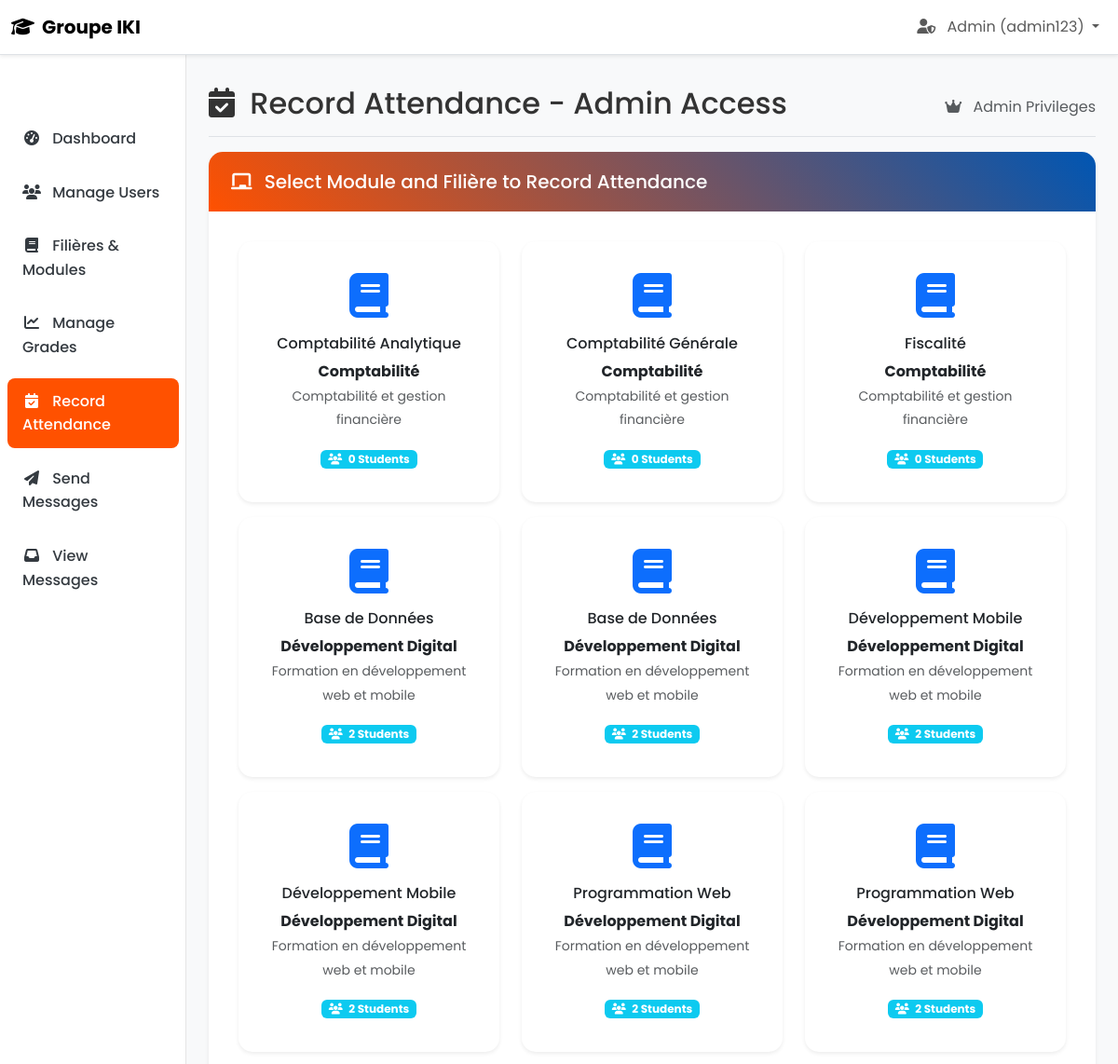
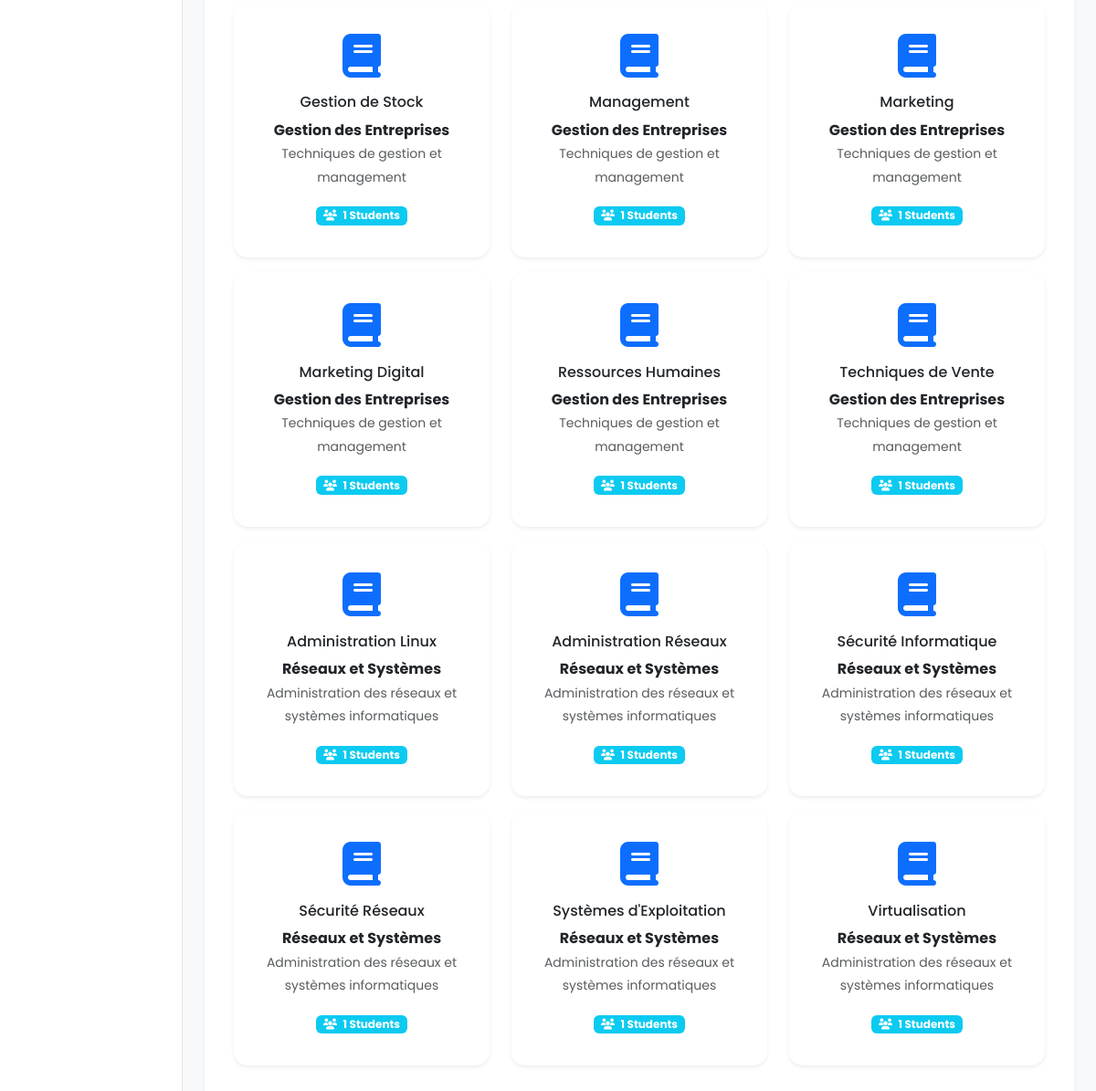
Page /record_absence.php (signed in) on the committed database (2 pictures, top to bottom).
### tables this page shows
CREATE TABLE `modules` (
  `id` int(11) NOT NULL,
  `name` varchar(100) NOT NULL,
  `filiere_id` int(11) DEFAULT NULL,
  `type` enum('standard','pfe','stage') DEFAULT 'standard',
  `created_at` timestamp NOT NULL DEFAULT current_timestamp()
);

CREATE TABLE `filieres` (
  `id` int(11) NOT NULL,
  `name` varchar(100) NOT NULL,
  `description` text DEFAULT NULL,
  `created_at` timestamp NOT NULL DEFAULT current_timestamp()
);

### record_absence.php (the view, shortened to what this page needs)
<?php
$user_cni = $_SESSION['user_cni'];
$user_role = $_SESSION['role'];
$host = 'localhost';
$dbname = 'groupe_iki';
$username = 'root';
$db_password = '';
try {
    $pdo = new PDO("mysql:host=$host;dbname=$dbname;charset=utf8", $username, $db_password);
    $pdo->setAttribute(PDO::ATTR_ERRMODE, PDO::ERRMODE_EXCEPTION);
} catch (PDOException $e) {
    $error_message = 'Database connection failed: ' . $e->getMessage();
}
$navbar_color = $user_role === 'admin' ? 'bg-primary' : 'bg-success';
$user_icon = $user_role === 'admin' ? 'fa-user-shield' : 'fa-chalkboard-teacher';
$dashboard_link = $user_role === 'admin' ? 'dashboard_admin.php' : 'dashboard_teacher.php';
?>
<!DOCTYPE html>
<html lang="en">
<head>
    <link href="https://cdn.jsdelivr.net/npm/bootstrap@5.3.0/dist/css/bootstrap.min.css" rel="stylesheet">
    <link href="https://cdnjs.cloudflare.com/ajax/libs/font-awesome/6.4.0/css/all.min.css" rel="stylesheet">
    <link href="css/styles.css" rel="stylesheet">
</head>
<body class="dashboard-page">
    <nav class="navbar navbar-expand-lg navbar-light bg-white fixed-top border-bottom shadow-sm <?php echo $navbar_color; ?>">
        <div class="container-fluid">
            <a class="navbar-brand d-flex align-items-center" href="<?php echo $dashboard_link; ?>">
                <i class="fas fa-graduation-cap me-2"></i>
                <span class="fw-bold">Groupe IKI</span>
            </a>
            <div class="collapse navbar-collapse" id="navbarNav">
                <ul class="navbar-nav ms-auto">
                    <li class="nav-item dropdown">
                        <a class="nav-link dropdown-toggle" href="#" id="userDropdown" role="button" data-bs-toggle="dropdown">
                            <i class="fas <?php echo $user_icon; ?> me-2"></i>
                            <?php echo ucfirst($user_role); ?> (<?php echo htmlspecialchars($user_cni); ?>)
                        </a>
                    </li>
                </ul>
            </div>
        </div>
    </nav>
    <div class="container-fluid">
        <div class="row">
            <nav class="col-md-3 col-lg-2 d-md-block sidebar collapse" id="sidebar">
                <div class="position-sticky pt-3">
                    <ul class="nav flex-column">
                        <li class="nav-item">
                            <a class="nav-link" href="<?php echo $dashboard_link; ?>">
                                <i class="fas fa-tachometer-alt me-2"></i>
                                Dashboard
                            </a>
                        </li>
                        <?php if ($user_role === 'admin'): ?>
                        <li class="nav-item">
                            <a class="nav-link" href="manage_users.php">
                                <i class="fas fa-users me-2"></i>
                                Manage Users
                            </a>
                        </li>
                        <li class="nav-item">
                            <a class="nav-link" href="manage_filieres_modules.php">
                                <i class="fas fa-book me-2"></i>
                                Filières & Modules
                            </a>
                        </li>
                        <?php endif; ?>
                        <li class="nav-item">
                            <a class="nav-link" href="manage_grades.php">
                                <i class="fas fa-chart-line me-2"></i>
                                Manage Grades
                            </a>
                        </li>
                        <li class="nav-item">
                            <a class="nav-link active" href="record_absence.php">
                                <i class="fas fa-calendar-check me-2"></i>
                                Record Attendance
                            </a>
                        </li>
                        <li class="nav-item">
                            <a class="nav-link" href="send_message.php">
                                <i class="fas fa-paper-plane me-2"></i>
                                Send Messages
                            </a>
                        </li>
                        <li class="nav-item">
                            <a class="nav-link" href="view_messages.php">
                                <i class="fas fa-inbox me-2"></i>
                                View Messages
                            </a>
                        </li>
                    </ul>
                </div>
            </nav>
            <main class="col-md-9 ms-sm-auto col-lg-10 px-md-4 main-content">
                <div class="d-flex justify-content-between flex-wrap flex-md-nowrap align-items-center pt-3 pb-2 mb-3 border-bottom">
                    <h1 class="h2">
                        <i class="fas fa-calendar-check me-2"></i>
                        Record Attendance
                        <?php if ($user_role === 'teacher'): ?>
                        - <?php echo date('d/m/Y'); ?>
                        <?php else: ?>
                        - Admin Access
                        <?php endif; ?>
                    </h1>
                    <div class="text-muted">
                        <?php if ($user_role === 'teacher'): ?>
                        <i class="fas fa-clock me-2"></i>
                        Current Time: <?php echo date('H:i'); ?>
                        <?php else: ?>
                        <i class="fas fa-crown me-2"></i>
                        Admin Privileges
                        <?php endif; ?>
                    </div>
                </div>
                <?php if ($user_role === 'admin' && (!isset($_GET['module_id']) || !isset($_GET['filiere_id']))): ?>
                <div class="row">
                    <div class="col-12">
                        <div class="card">
                            <div class="card-header">
                                <h5 class="card-title mb-0">
                                    <i class="fas fa-chalkboard me-2"></i>
                                    Select Module and Filière to Record Attendance
                                </h5>
                            </div>
                            <div class="card-body">
                                <?php
                                try {
                                    $stmt = $pdo->query("
                                        SELECT
                                            m.id as module_id,
                                            m.name as module_name,
                                            f.id as filiere_id,
                                            f.name as filiere_name,
                                            f.description as filiere_description,
                                            COUNT(s.cni) as student_count
                                        FROM modules m
                                        JOIN filieres f ON m.filiere_id = f.id
                                        LEFT JOIN students s ON s.filiere_id = f.id
                                        WHERE m.type NOT IN ('pfe', 'stage')
                                        GROUP BY m.id, f.id
                                        ORDER BY f.name, m.name
                                    ");
                                    $modules = $stmt->fetchAll(PDO::FETCH_ASSOC);
                                    if (empty($modules)): ?>
                                    <div class="alert alert-warning">
                                        <i class="fas fa-exclamation-triangle me-2"></i>
                                        <strong>No modules found!</strong> Please contact the administrator to set up modules and filieres.
                                    </div>
                                    <?php else: ?>
                                    <div class="row">
                                        <?php foreach ($modules as $module): ?>
                                        <div class="col-md-6 col-lg-4 mb-3">
                                            <div class="card h-100 module-card" style="cursor: pointer;"
                                                 onclick="selectModule(<?php echo $module['module_id']; ?>, <?php echo $module['filiere_id']; ?>)">
                                                <div class="card-body text-center">
                                                    <div class="mb-3">
                                                        <i class="fas fa-book fa-3x text-primary"></i>
                                                    </div>
                                                    <h6 class="card-title"><?php echo htmlspecialchars($module['module_name']); ?></h6>
                                                    <p class="card-text">
                                                        <strong><?php echo htmlspecialchars($module['filiere_name']); ?></strong><br>
                                                        <small class="text-muted"><?php echo htmlspecialchars($module['filiere_description']); ?></small>
                                                    </p>
                                                    <span class="badge bg-info">
                                                        <i class="fas fa-users me-1"></i>
                                                        <?php echo $module['student_count']; ?> Students
                                                    </span>
                                                </div>
                                            </div>
                                        </div>
                                        <?php endforeach; ?>
                                    </div>
                                    <?php endif; ?>
                                <?php } catch (PDOException $e) { ?>
                                <div class="alert alert-danger">
                                    <i class="fas fa-exclamation-triangle me-2"></i>
                                    Error loading modules: <?php echo htmlspecialchars($e->getMessage()); ?>
                                </div>
                                <?php } ?>
                            </div>
                        </div>
                    </div>
                </div>
                <?php endif; ?>
            </main>
        </div>
    </div>
</body>
</html>

### css/styles.css (style rules this page uses)
* { margin: 0; padding: 0; box-sizing: border-box; }
body { font-family: "Poppins", sans-serif; line-height: 1.6; color: #333; background-color: #f8f9fa; }
:root { --primary-color: #ff5100; --secondary-color: #003d72; --success-color: #28a745; --info-color: #17a2b8; --warning-color: #ffc107; --danger-color: #dc3545; --light-color: #f8f9fa; --dark-color: #343a40; --white: #ffffff; --shadow: 0 0.125rem 0.25rem rgba(0, 0, 0, 0.075); --shadow-lg: 0 1rem 3rem rgba(0, 0, 0, 0.175); }
.dashboard-page { padding-top: 56px; }
.navbar-brand { font-weight: 600; font-size: 1.25rem; }
.sidebar { position: fixed; top: 56px; bottom: 0; left: 0; z-index: 100; padding: 48px 0 0; box-shadow: inset -1px 0 0 rgba(0, 0, 0, 0.1); background-color: var(--white); }
.sidebar .nav-link { color: var(--dark-color); padding: 0.75rem 1rem; margin: 0.25rem 0.5rem; border-radius: 0.5rem; transition: all 0.3s ease; font-weight: 500; }
.sidebar .nav-link.active { background-color: var(--primary-color); color: var(--white); }
.sidebar .nav-link i { width: 20px; text-align: center; }
.main-content { margin-top: 20px; min-height: calc(100vh - 76px); }
.card { border: none; border-radius: 15px; box-shadow: var(--shadow); overflow: hidden; }
.card-header { background: linear-gradient(45deg, var(--primary-color), #0056b3); color: var(--white); border: none; padding: 1.25rem 1.5rem; }
.card-body { padding: 2rem; }

### record_absence.php (style rules this page uses)
.module-card { transition: all 0.3s ease; border: 2px solid transparent; }

### rows in the picture
modules: name "Comptabilité Analytique", filiere.name "Comptabilité", filiere.description "Comptabilité et gestion financière", student_count "0"
modules: name "Comptabilité Générale", filiere.name "Comptabilité", filiere.description "Comptabilité et gestion financière", student_count "0"
modules: name "Fiscalité", filiere.name "Comptabilité", filiere.description "Comptabilité et gestion financière", student_count "0"
modules: name "Base de Données", filiere.name "Développement Digital", filiere.description "Formation en développement web et mobile", student_count "2"
modules: name "Base de Données", filiere.name "Développement Digital", filiere.description "Formation en développement web et mobile", student_count "2"
modules: name "Développement Mobile", filiere.name "Développement Digital", filiere.description "Formation en développement web et mobile", student_count "2"
modules: name "Développement Mobile", filiere.name "Développement Digital", filiere.description "Formation en développement web et mobile", student_count "2"
modules: name "Programmation Web", filiere.name "Développement Digital", filiere.description "Formation en développement web et mobile", student_count "2"
modules: name "Programmation Web", filiere.name "Développement Digital", filiere.description "Formation en développement web et mobile", student_count "2"
modules: name "Gestion de Stock", filiere.name "Gestion des Entreprises", filiere.description "Techniques de gestion et management", student_count "1"
modules: name "Management", filiere.name "Gestion des Entreprises", filiere.description "Techniques de gestion et management", student_count "1"
modules: name "Marketing", filiere.name "Gestion des Entreprises", filiere.description "Techniques de gestion et management", student_count "1"
modules: name "Marketing Digital", filiere.name "Gestion des Entreprises", filiere.description "Techniques de gestion et management", student_count "1"
modules: name "Ressources Humaines", filiere.name "Gestion des Entreprises", filiere.description "Techniques de gestion et management", student_count "1"
modules: name "Techniques de Vente", filiere.name "Gestion des Entreprises", filiere.description "Techniques de gestion et management", student_count "1"
modules: name "Administration Linux", filiere.name "Réseaux et Systèmes", filiere.description "Administration des réseaux et systèmes informatiques", student_count "1"
modules: name "Administration Réseaux", filiere.name "Réseaux et Systèmes", filiere.description "Administration des réseaux et systèmes informatiques", student_count "1"
modules: name "Sécurité Informatique", filiere.name "Réseaux et Systèmes", filiere.description "Administration des réseaux et systèmes informatiques", student_count "1"
modules: name "Sécurité Réseaux", filiere.name "Réseaux et Systèmes", filiere.description "Administration des réseaux et systèmes informatiques", student_count "1"
modules: name "Systèmes d'Exploitation", filiere.name "Réseaux et Systèmes", filiere.description "Administration des réseaux et systèmes informatiques", student_count "1"
modules: name "Virtualisation", filiere.name "Réseaux et Systèmes", filiere.description "Administration des réseaux et systèmes informatiques", student_count "1"

### other values in the picture
$user_role "Admin"
$user_cni "admin123"
